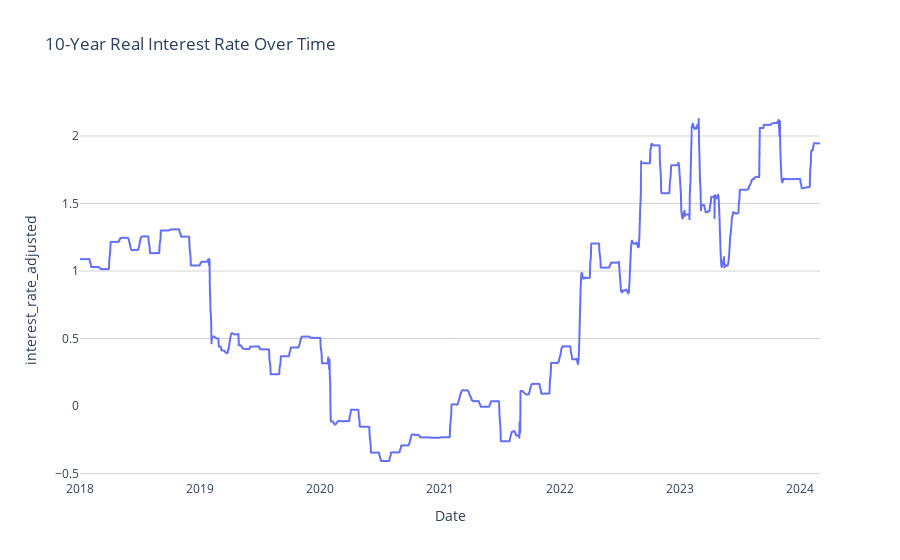

Notebook code cell kept with this figure:
### Code cell
plot_time_series_plotly(int_rate_adjusted, 'index', 'interest_rate_adjusted', '10-Year Real Interest Rate Over Time')

### Figure 1 — Plotly figure (JSON) as saved in the notebook; plotly's stock layout.template omitted (floating-point values rounded to 4 significant figures; data arrays with more than 128 entries replaced by an {"elided": "..."} marker saying what was removed)
{"data": [{"hovertemplate": "index=%{x}<br>interest_rate_adjusted=%{y}<extra></extra>", "legendgroup": "", "line": {"color": "#636efa", "dash": "solid"}, "marker": {"symbol": "circle"}, "mode": "lines", "name": "", "showlegend": false, "type": "scattergl", "x": {"elided": "2252 str values"}, "xaxis": "x", "y": {"elided": "2252 float values"}, "yaxis": "y"}], "layout": {"legend": {"tracegroupgap": 0}, "plot_bgcolor": "white", "title": {"text": "10-Year Real Interest Rate Over Time"}, "xaxis": {"anchor": "y", "domain": [0, 1], "showgrid": false, "title": {"text": "Date"}}, "yaxis": {"anchor": "x", "domain": [0, 1], "gridcolor": "lightgrey", "showgrid": true, "title": {"text": "interest_rate_adjusted"}}}}
